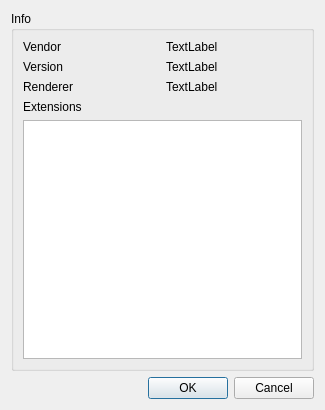
<?xml version="1.0" encoding="UTF-8"?>
<ui version="4.0">
 <class>Dialog</class>
 <widget class="QDialog" name="Dialog">
  <property name="geometry">
   <rect>
    <x>0</x>
    <y>0</y>
    <width>325</width>
    <height>410</height>
   </rect>
  </property>
  <property name="windowTitle">
   <string>OpenGL Info</string>
  </property>
  <layout class="QVBoxLayout" name="verticalLayout_2">
   <item>
    <widget class="QGroupBox" name="groupBox">
     <property name="title">
      <string>Info</string>
     </property>
     <layout class="QVBoxLayout" name="verticalLayout">
      <item>
       <layout class="QGridLayout" name="gridLayout">
        <item row="0" column="0">
         <widget class="QLabel" name="label">
          <property name="text">
           <string>Vendor</string>
          </property>
         </widget>
        </item>
        <item row="0" column="1">
         <widget class="QLabel" name="labelVendor">
          <property name="text">
           <string>TextLabel</string>
          </property>
         </widget>
        </item>
        <item row="1" column="0">
         <widget class="QLabel" name="label_2">
          <property name="text">
           <string>Version</string>
          </property>
         </widget>
        </item>
        <item row="1" column="1">
         <widget class="QLabel" name="labelVersion">
          <property name="text">
           <string>TextLabel</string>
          </property>
         </widget>
        </item>
        <item row="2" column="0">
         <widget class="QLabel" name="label_3">
          <property name="text">
           <string>Renderer</string>
          </property>
         </widget>
        </item>
        <item row="2" column="1">
         <widget class="QLabel" name="labelRenderer">
          <property name="text">
           <string>TextLabel</string>
          </property>
         </widget>
        </item>
       </layout>
      </item>
      <item>
       <widget class="QLabel" name="label_7">
        <property name="text">
         <string>Extensions</string>
        </property>
       </widget>
      </item>
      <item>
       <widget class="QListWidget" name="listExtensions"/>
      </item>
     </layout>
    </widget>
   </item>
   <item>
    <widget class="QDialogButtonBox" name="buttonBox">
     <property name="orientation">
      <enum>Qt::Horizontal</enum>
     </property>
     <property name="standardButtons">
      <set>QDialogButtonBox::Cancel|QDialogButtonBox::Ok</set>
     </property>
    </widget>
   </item>
  </layout>
 </widget>
 <resources/>
 <connections>
  <connection>
   <sender>buttonBox</sender>
   <signal>accepted()</signal>
   <receiver>Dialog</receiver>
   <slot>accept()</slot>
   <hints>
    <hint type="sourcelabel">
     <x>248</x>
     <y>254</y>
    </hint>
    <hint type="destinationlabel">
     <x>157</x>
     <y>274</y>
    </hint>
   </hints>
  </connection>
  <connection>
   <sender>buttonBox</sender>
   <signal>rejected()</signal>
   <receiver>Dialog</receiver>
   <slot>reject()</slot>
   <hints>
    <hint type="sourcelabel">
     <x>316</x>
     <y>260</y>
    </hint>
    <hint type="destinationlabel">
     <x>286</x>
     <y>274</y>
    </hint>
   </hints>
  </connection>
 </connections>
</ui>
